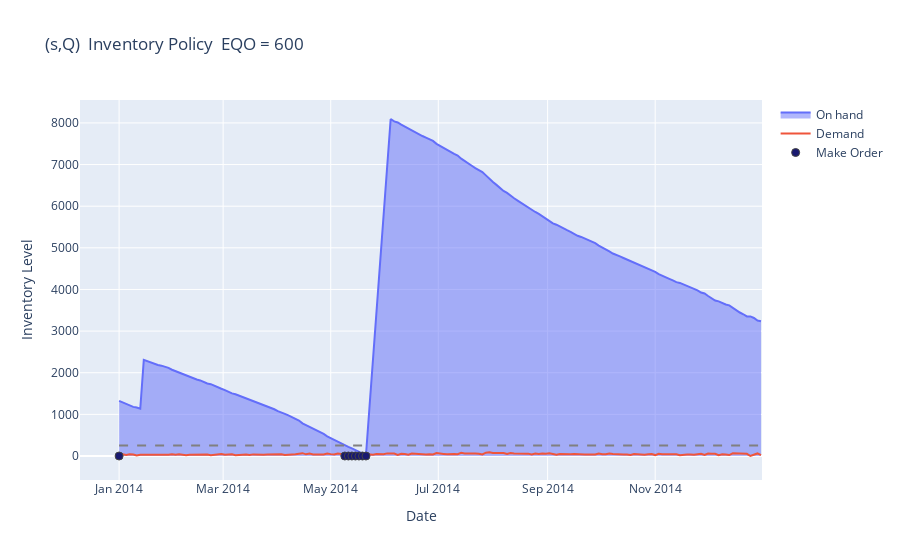

The code cell stored with this chart in its notebook:
### Code cell
plot_inventory_eqo(r_frame, od, EQO,ROP)

### Figure 1 — Plotly figure (JSON) as saved in the notebook; plotly's stock layout.template omitted (floating-point values rounded to 4 significant figures; data arrays with more than 128 entries replaced by an {"elided": "..."} marker saying what was removed)
{"data": [{"fill": "tozeroy", "name": "On hand", "type": "scatter", "x": {"elided": "183 str values"}, "y": {"elided": "183 int values"}}, {"name": "Demand", "type": "scatter", "x": {"elided": "183 str values"}, "y": {"elided": "183 int values"}}, {"marker": {"color": {"elided": "183 str values"}, "line": {"width": 1}, "size": 8}, "mode": "markers+text", "name": "Make Order", "textposition": "top center", "type": "scatter", "x": ["2014-01-01T00:00:00", "2014-05-09T00:00:00", "2014-05-11T00:00:00", "2014-05-13T00:00:00", "2014-05-15T00:00:00", "2014-05-17T00:00:00", "2014-05-19T00:00:00", "2014-05-21T00:00:00"], "y": [0, 0, 0, 0, 0, 0, 0, 0]}], "layout": {"autosize": true, "shapes": [{"line": {"color": "grey", "dash": "dash"}, "type": "line", "x0": "2014-01-01T00:00:00", "x1": "2014-12-31T00:00:00", "xref": "x", "y0": 252, "y1": 252, "yref": "y"}], "title": {"text": " (s,Q)  Inventory Policy  EQO = 600"}, "xaxis": {"autorange": true, "range": ["2013-12-07 20:00:42.8627", "2014-12-31 22:36:41.8377"], "title": {"text": "Date"}, "type": "date"}, "yaxis": {"autorange": true, "range": [-671.0, 8555.0], "title": {"text": "Inventory Level"}, "type": "linear"}}}
